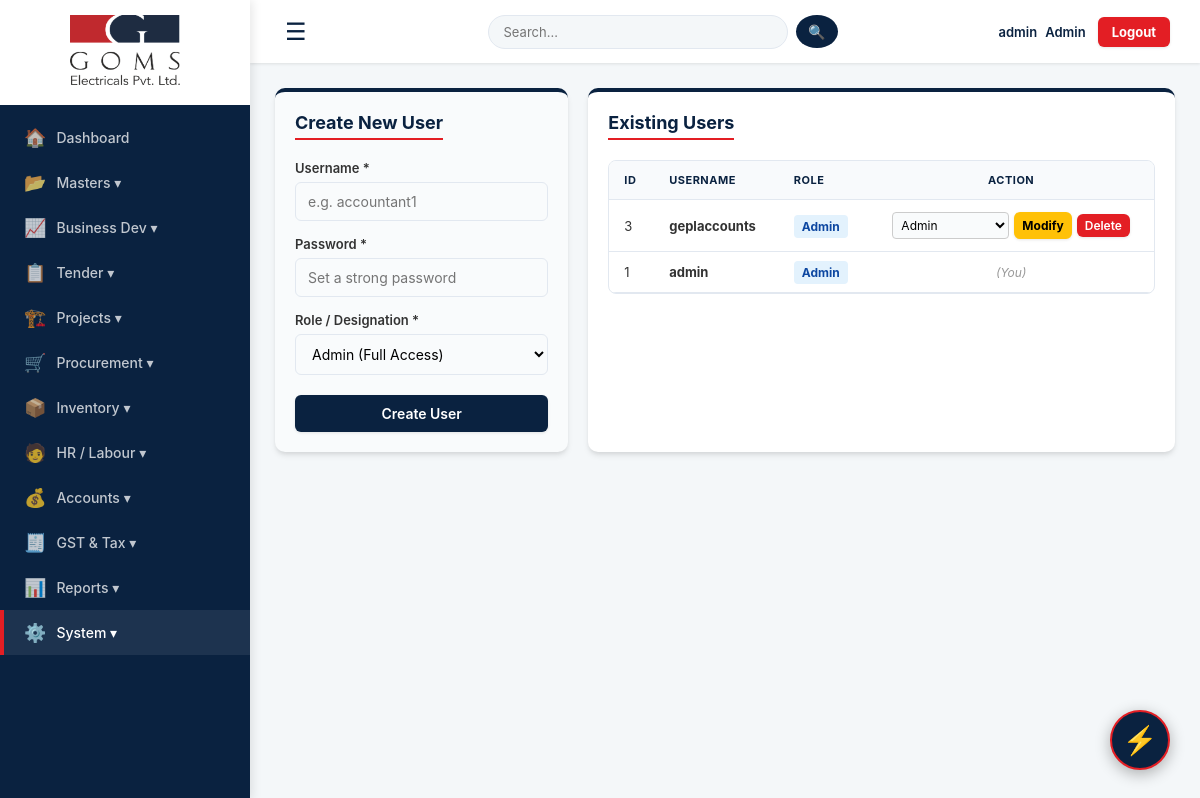
The page /users (signed in) on the database as committed earlier.
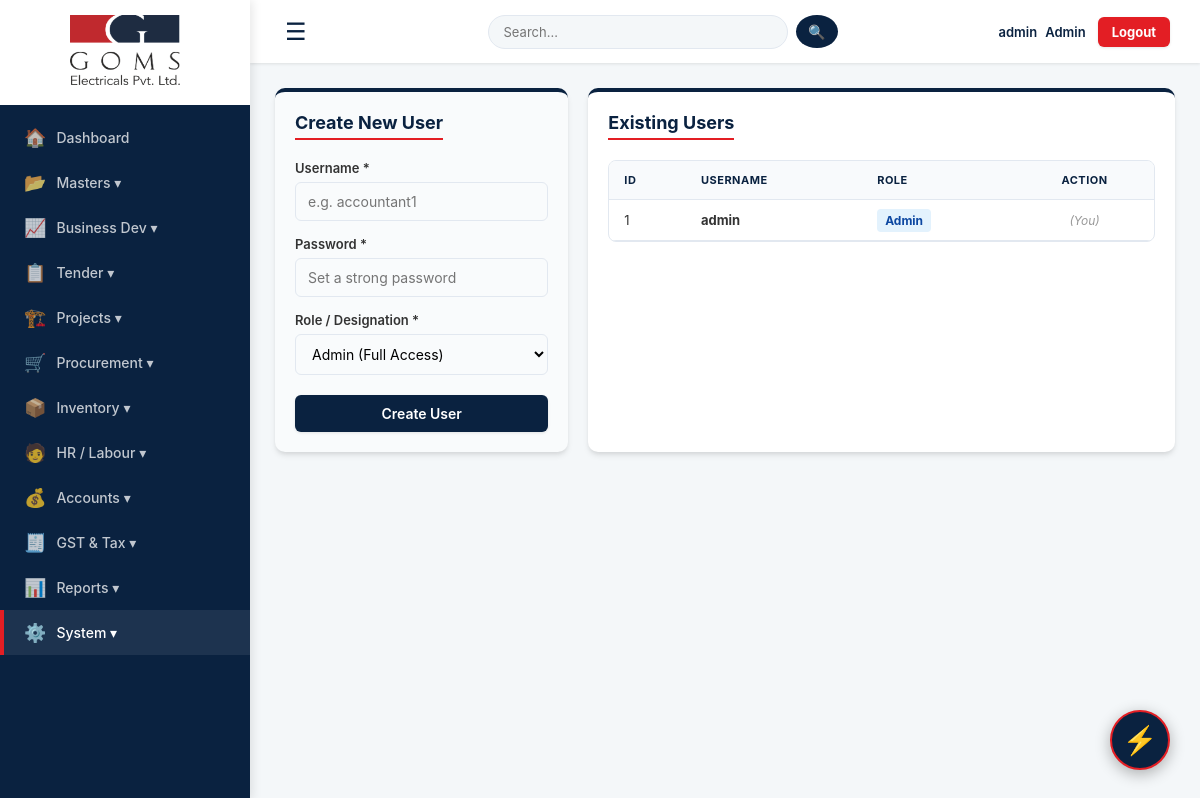
The same page on the database as committed later.
### tables this page shows
CREATE TABLE users (id INTEGER PRIMARY KEY AUTOINCREMENT, username TEXT UNIQUE NOT NULL, salt TEXT NOT NULL, password_hash TEXT NOT NULL, role TEXT DEFAULT 'Admin');

### app.py (the view, shortened to what this page needs)
@app.route("/users", methods=["GET", "POST"])
def users():
    if not session.get("username"): return redirect(url_for("login"))
    if session.get("role") != "Admin":
        flash("Only Admin can manage users.", "error")
        return redirect(url_for("dashboard"))
    conn = get_db()
    is_ajax = request.headers.get('X-Requested-With') == 'XMLHttpRequest'
    ul = conn.execute("SELECT id, username, role FROM users ORDER BY id DESC").fetchall()
    conn.close()
    return render_template("users.html", users=ul)

### app.py (called while the page is built, shortened)
@app.context_processor
def inject_permissions():
    role = session.get('role', 'Admin')
    return dict(is_admin_or_gm = role in ['Admin', 'GM'])

@app.after_request
def add_header(response):
    response.headers["Cache-Control"] = "no-cache, no-store, must-revalidate, public, max-age=0"
    response.headers["Pragma"] = "no-cache"
    response.headers["Expires"] = "0"
    return response

def get_db():
    conn = sqlite3.connect(DATABASE, timeout=20)
    conn.row_factory = sqlite3.Row
    return conn

@app.before_request
def restrict_access():
    if not session.get("username"): return
    role = session.get("role", "Admin")
    if role == "Admin": return # Admin-க்கு எல்லா அனுமதியும் உண்டு

### templates/users.html (shortened to what this page needs)
{% extends "base.html" %}
{% block content %}
<div class="user-grid">
    <div class="card" style="background: #f9fbfc; border-top: 4px solid var(--primary-blue);">
        <h3>Create New User</h3>
        <form id="createUserForm" method="POST">
            <div style="margin-bottom: 15px;">
                <label>Username *</label>
                <input type="text" name="username" required placeholder="e.g. accountant1" autocomplete="off">
            </div>
            <div style="margin-bottom: 15px;">
                <label>Password *</label>
                <input type="password" name="password" required placeholder="Set a strong password" autocomplete="new-password">
            </div>
            <div style="margin-bottom: 20px;">
                <label>Role / Designation *</label>
                <select name="role" required>
                    <option value="Admin">Admin (Full Access)</option>
                </select>
            </div>
            <button type="submit" class="btn" style="width: 100%;">Create User</button>
        </form>
    </div>
    <div class="card">
        <h3>Existing Users</h3>
        <div class="table-wrap">
            <table>
                <thead>
                    <tr>
                        <th>ID</th>
                        <th>Username</th>
                        <th>Role</th>
                        <th class="no-print" style="text-align: center;">Action</th>
                    </tr>
                </thead>
                <tbody>
                    {% for u in users %}
                    <tr>
                        <td>{{ u['id'] }}</td>
                        <td><strong>{{ u['username'] }}</strong></td>
                        <td>
                            <span class="role-badge-custom">{{ u['role'] or 'Admin' }}</span>
                        </td>
                        <td class="no-print" style="text-align: center;">
                            {% if is_admin_or_gm %}
                                {% if u['username'] != session['username'] %}
                                <div style="display: flex; gap: 5px; justify-content: center; align-items: center; flex-wrap: wrap;">
                                    <form method="POST" action="{{ url_for('edit_user_role', id=u['id']) }}" class="edit-role-form" style="display: flex; gap: 5px; margin: 0;">
                                        <select name="role" style="padding: 4px; border-radius: 4px; font-size: 12px; border: 1px solid #ccc;">
                                            <option value="Admin" {% if u['role'] == 'Admin' %}selected{% endif %}>Admin</option>
                                        </select>
                                        <button type="submit" class="btn" style="padding: 4px 8px; font-size: 12px; background: #ffc107; color: black; font-weight: bold;">Modify</button>
                                    </form>
                                    <a href="{{ url_for('delete_user', id=u['id']) }}" class="btn delete-btn" style="padding: 4px 8px; font-size: 12px; background: #e31e24;">Delete</a>
                                </div>
                                {% else %}
                                <span style="color: #999; font-size: 12px; font-style: italic;">(You)</span>
                                {% endif %}
                            {% else %}
                                <span style="color: #999; font-size: 12px; font-style: italic;">No Permission</span>
                            {% endif %}
                        </td>
                    </tr>
                    {% else %}
                    <tr><td colspan="4" style="text-align: center;">No users found.</td></tr>
                    {% endfor %}
                </tbody>
            </table>
        </div>
    </div>
</div>
{% endblock %}

Rows that differ between the two databases and show on the page:
removed users: id "3", username "geplaccounts", role "Admin"
